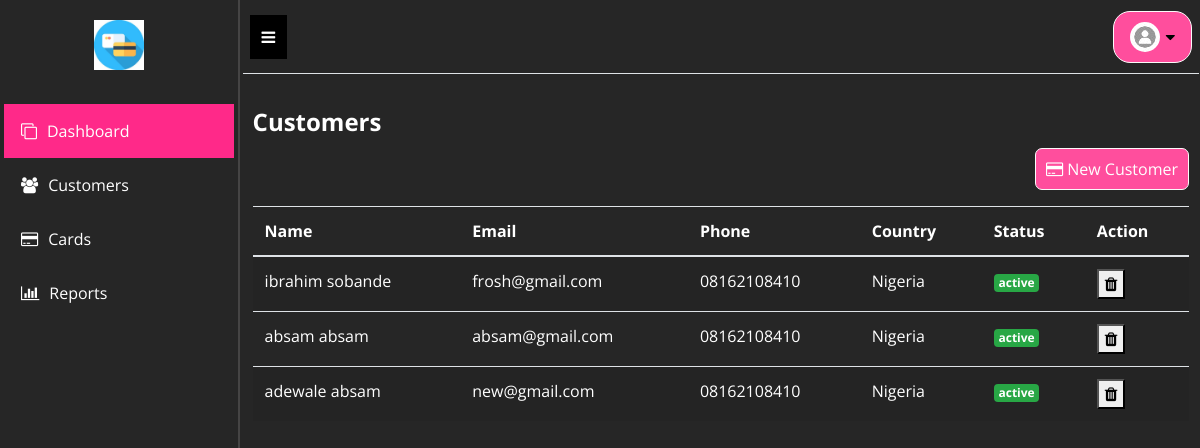
The app's page /customers (signed in) with its own data.
### tables this page shows
CREATE TABLE `customers` (
  `id` int(11) NOT NULL,
  `FirstName` varchar(255) NOT NULL,
  `LastName` varchar(255) NOT NULL,
  `Email` varchar(255) NOT NULL,
  `Phone` varchar(20) NOT NULL,
  `Country` varchar(255) NOT NULL,
  `State` varchar(255) NOT NULL,
  `Status` tinyint(1) NOT NULL DEFAULT 1,
  `createdat` timestamp NOT NULL DEFAULT current_timestamp(),
  `address` varchar(255) NOT NULL
);

### src/Controllers/AdminController.php (called while the page is built, shortened)
<?php
class AdminController
{
    private $pdo;
    public function __construct()
    {
        $config = require BASE_PATH . '/config/config.php';
        $dbConfig = $config['database'];
        try {
            $this->pdo = new PDO(
                "mysql:host={$dbConfig['host']};dbname={$dbConfig['dbname']}",
                $dbConfig['username'],
                $dbConfig['password']
            );
            $this->pdo->setAttribute(PDO::ATTR_ERRMODE, PDO::ERRMODE_EXCEPTION);
        } catch (PDOException $e) {
            die("Database connection failed: " . $e->getMessage());
        }
    }
    private function getCustomers()
    {
        $stmt = $this->pdo->query('SELECT * FROM customers');
        return $stmt->fetchAll(PDO::FETCH_ASSOC);
    }
    public function customers()
    {
        $customers = $this->getCustomers();
        include BASE_PATH . '/views/admin/customers.php';
    }
}

### config/config.php (called while the page is built)
<?php
return [
    'app' => [
        'name' => ' card-fraud-detection',
        'url' => 'http://localhost/card-fraud-detection',
    ],
    'database' => [
        'host' => 'localhost',
        'username' => 'root',
        'password' => '',
        'dbname' => 'card-fraud-detection',
        'options' => [
            PDO::ATTR_ERRMODE => PDO::ERRMODE_EXCEPTION,
            PDO::ATTR_DEFAULT_FETCH_MODE => PDO::FETCH_ASSOC,
        ],
    ],
];

### views/admin/customers.php (the view, shortened to what this page needs)
<div class="dash-container">
    <div class="mb-2 d-flex justify-content-between align-items-center">
        <h4 class="font-weight-bold mt-4 mb-1 text-white">Customers</h4>
    </div>
    <div class="mb-3 text-right">
        <button type="button" data-toggle="modal" data-target="#newDepositModal" class="abs-btn rounded-1 bg-color-light text-white">
            <i class="fa fa-credit-card"></i> New Customer
        </button>
    </div>
    <div class="abs-table-wrapper">
        <?php if (empty($customers)) : ?>
            <p>No customers available.</p>
        <?php else : ?>
            <table class="table table-striped text-white">
                <thead>
                    <tr>
                        <th>Name</th>
                        <th>Email</th>
                        <th>Phone</th>
                        <th>Country</th>
                        <th>Status</th>
                        <th>Action</th>
                    </tr>
                </thead>
                <tbody>
                    <?php foreach ($customers as $customer) : ?>
                        <tr>
                            <td><?php echo $customer['FirstName'] . ' ' . $customer['LastName']; ?></td>
                            <td><?php echo $customer['Email']; ?></td>
                            <td><?php echo $customer['Phone']; ?></td>
                            <td><?php echo $customer['Country']; ?></td>
                            <td>
                                <span class="badge badge-<?php echo ($customer['Status'] == 1) ? 'success' : 'danger'; ?>">
                                    <?php echo ($customer['Status'] == 1) ? 'active' : 'inactive'; ?>
                                </span>
                            </td>
                            <td>
                                <form action="/card-fraud-detection/delete-customer" method="post" onsubmit="return confirm('Are you sure you want to delete this customer?');">
                                    <button type="submit" style=" cursor: pointer;">
                                        <i class="fa fa-trash" aria-hidden="true"></i>
                                    </button>
                                </form>
                            </td>
                        </tr>
                    <?php endforeach; ?>
                </tbody>
            </table>
        <?php endif; ?>
    </div>
</div>
<?php $content = ob_get_clean();
require_once BASE_PATH . '/views/layouts/admin.php';
?>

### assets/css/abs-design.css (style rules this page uses)
:root { --primary: #ff2989; }
body { color: #fff; box-sizing: border-box; padding: 0; margin: 0; background-color: #262626; font-family: 'Open Sans', sans-serif; }
h1,h2,h3,h4,h5,h6 { margin-bottom: 3px; margin-top: auto; line-height: 1.15em; }
.rounded-1 { border-radius: 7px!important; }
.abs-btn { border: 1px solid #fafafa; padding: 8px 10px; }
.abs-table-wrapper { overflow: auto; white-space: nowrap; }

### assets/css/style.css (style rules this page uses)
:root { --primary: #ff2989; --primary-light: #ff4e9d; }
.bg-color-light { background-color: var(--primary-light); }

### views/layouts/admin.php (style rules this page uses)
.dash-container { padding: 10px; }

### records on screen
customers: FirstName "ibrahim", LastName "sobande", Email "frosh@gmail.com", Phone "08162108410", Country "Nigeria", Status "active"
customers: FirstName "absam", LastName "absam", Email "absam@gmail.com", Phone "08162108410", Country "Nigeria", Status "active"
customers: FirstName "adewale", LastName "absam", Email "new@gmail.com", Phone "08162108410", Country "Nigeria", Status "active"
